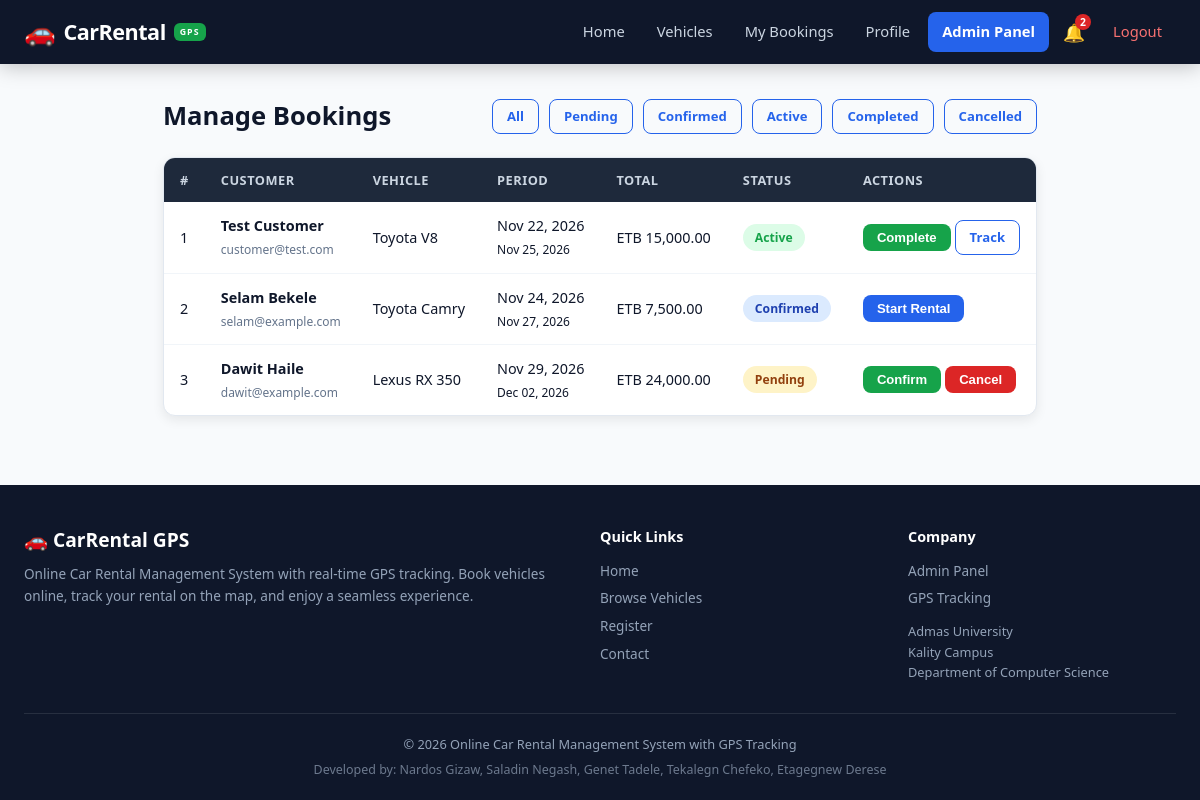
The app's page /admin/bookings.php (signed in) with its own data.
### tables this page shows
CREATE TABLE IF NOT EXISTS bookings (
    id              INT AUTO_INCREMENT PRIMARY KEY,
    user_id         INT            NOT NULL,
    car_id          INT            NOT NULL,
    start_date      DATE           NOT NULL,
    end_date        DATE           NOT NULL,
    pickup_location VARCHAR(200)   DEFAULT NULL,
    total_cost      DECIMAL(10,2)  NOT NULL,
    notes           TEXT           DEFAULT NULL,
    status          ENUM('pending','confirmed','active','completed','cancelled') DEFAULT 'pending',
    created_at      TIMESTAMP      DEFAULT CURRENT_TIMESTAMP,
    updated_at      TIMESTAMP      DEFAULT CURRENT_TIMESTAMP ON UPDATE CURRENT_TIMESTAMP,
    FOREIGN KEY (user_id) REFERENCES users(id) ON DELETE CASCADE,
    FOREIGN KEY (car_id)  REFERENCES cars(id)  ON DELETE CASCADE
);

CREATE TABLE IF NOT EXISTS users (
    id              INT AUTO_INCREMENT PRIMARY KEY,
    full_name       VARCHAR(100)   NOT NULL,
    email           VARCHAR(150)   NOT NULL UNIQUE,
    password        VARCHAR(255)   NOT NULL,
    phone           VARCHAR(20)    DEFAULT NULL,
    role            ENUM('customer','admin') DEFAULT 'customer',
    license_number  VARCHAR(50)    DEFAULT NULL,
    license_image   VARCHAR(255)   DEFAULT NULL,
    avatar_color    VARCHAR(7)     DEFAULT '#2563eb',
    status          ENUM('active','suspended','pending_verification') DEFAULT 'active',
    created_at      TIMESTAMP      DEFAULT CURRENT_TIMESTAMP,
    updated_at      TIMESTAMP      DEFAULT CURRENT_TIMESTAMP ON UPDATE CURRENT_TIMESTAMP
);

CREATE TABLE IF NOT EXISTS cars (
    id             INT AUTO_INCREMENT PRIMARY KEY,
    name           VARCHAR(100)  NOT NULL,
    brand          VARCHAR(50)   DEFAULT NULL,
    type           ENUM('Sedan','SUV','Hatchback','Pickup','Van','Luxury','Electric') DEFAULT 'Sedan',
    fuel_type      ENUM('Petrol','Diesel','Hybrid','Electric') DEFAULT 'Petrol',
    transmission   ENUM('Manual','Automatic') DEFAULT 'Automatic',
    seats          INT            DEFAULT 5,
    doors          INT            DEFAULT 4,
    luggage        INT            DEFAULT 2,
    air_conditioning TINYINT(1)   DEFAULT 1,
    bluetooth      TINYINT(1)     DEFAULT 1,
    price_per_day  DECIMAL(10,2)  NOT NULL,
    image          VARCHAR(255)   DEFAULT NULL,
    description    TEXT           DEFAULT NULL,
    status         ENUM('available','rented','under_repair','unavailable') DEFAULT 'available',
    featured       TINYINT(1)     DEFAULT 0,
    created_at     TIMESTAMP      DEFAULT CURRENT_TIMESTAMP,
    updated_at     TIMESTAMP      DEFAULT CURRENT_TIMESTAMP ON UPDATE CURRENT_TIMESTAMP
);

### config/database.php (called while the page is built, shortened)
<?php
function db() {
    static $pdo = null;
    if ($pdo === null) {
        try {
            $dsn = 'mysql:host=' . DB_HOST . ';port=' . DB_PORT . ';dbname=' . DB_NAME . ';charset=utf8mb4';
            $pdo = new PDO($dsn, DB_USER, DB_PASS, [
                PDO::ATTR_ERRMODE            => PDO::ERRMODE_EXCEPTION,
                PDO::ATTR_DEFAULT_FETCH_MODE => PDO::FETCH_ASSOC,
                PDO::ATTR_EMULATE_PREPARES   => false,
            ]);
        } catch (PDOException $e) {
            die('Database connection failed: ' . $e->getMessage());
        }
    }
    return $pdo;
}

### includes/functions.php (called while the page is built, shortened)
<?php
function e(string $str): string {
    return htmlspecialchars($str, ENT_QUOTES, 'UTF-8');
}
function money($amount): string {
    return 'ETB ' . number_format((float)$amount, 2);
}
function formatDate($date): string {
    return date('M d, Y', strtotime($date));
}

### admin/bookings.php (the view, shortened to what this page needs)
<?php
require_once __DIR__ . '/../includes/functions.php';
$statusFilter = $_GET['status'] ?? '';
$sql = 'SELECT b.*, c.name AS car_name, u.full_name AS customer_name, u.email AS customer_email
        FROM bookings b
        JOIN cars c ON b.car_id = c.id
        JOIN users u ON b.user_id = u.id';
$sql .= ' ORDER BY b.created_at DESC';
$bookings = db()->query($sql)->fetchAll();
include __DIR__ . '/../includes/header.php';
?>
<div class="section-header">
    <h2 class="page-title" style="margin-bottom:0;">Manage Bookings</h2>
    <div class="d-flex">
        <a href="<?= APP_URL ?>/admin/bookings.php" class="btn btn-outline btn-sm <?= !$statusFilter?'active':'' ?>">All</a>
        <?php foreach (['pending','confirmed','active','completed','cancelled'] as $s): ?>
            <a href="?status=<?= $s ?>" class="btn btn-outline btn-sm <?= $statusFilter===$s?'active':'' ?>"><?= ucfirst($s) ?></a>
        <?php endforeach; ?>
    </div>
</div>
<div class="table-card">
    <table>
        <thead>
            <tr><th>#</th><th>Customer</th><th>Vehicle</th><th>Period</th><th>Total</th><th>Status</th><th>Actions</th></tr>
        </thead>
        <tbody>
            <?php if (empty($bookings)): ?>
                <tr><td colspan="7" style="text-align:center;padding:30px;color:var(--gray);">No bookings found</td></tr>
            <?php else: ?>
                <?php foreach ($bookings as $b): ?>
                <tr>
                    <td><?= $b['id'] ?></td>
                    <td>
                        <strong><?= e($b['customer_name']) ?></strong><br>
                        <small style="color:var(--gray);"><?= e($b['customer_email']) ?></small>
                    </td>
                    <td><?= e($b['car_name']) ?></td>
                    <td><?= formatDate($b['start_date']) ?><br><small><?= formatDate($b['end_date']) ?></small></td>
                    <td><?= money($b['total_cost']) ?></td>
                    <td><span class="badge <?= $b['status'] ?>"><?= $b['status'] ?></span></td>
                    <td>
                        <div class="d-flex" style="gap:4px;">
                            <?php if ($b['status'] === 'pending'): ?>
                                <form method="POST" style="display:inline;">
                                    <button type="submit" class="btn btn-success btn-sm">Confirm</button>
                                </form>
                                <form method="POST" style="display:inline;">
                                    <button type="submit" class="btn btn-danger btn-sm" onclick="return confirm('Cancel this booking?')">Cancel</button>
                                </form>
                            <?php elseif ($b['status'] === 'confirmed'): ?>
                                <form method="POST" style="display:inline;">
                                    <button type="submit" class="btn btn-primary btn-sm">Start Rental</button>
                                </form>
                            <?php elseif ($b['status'] === 'active'): ?>
                                <form method="POST" style="display:inline;">
                                    <button type="submit" class="btn btn-success btn-sm">Complete</button>
                                </form>
                                <a href="<?= APP_URL ?>/admin/gps_tracking.php" class="btn btn-outline btn-sm">Track</a>
                            <?php else: ?>
                                <span style="color:var(--gray);">-</span>
                            <?php endif; ?>
                        </div>
                    </td>
                </tr>
                <?php endforeach; ?>
            <?php endif; ?>
        </tbody>
    </table>
</div>
<?php include __DIR__ . '/../includes/footer.php'; ?>

### assets/css/style.css (style rules this page uses)
:root { --primary: #2563eb; --primary-lt: #3b82f6; --primary-dk: #1e40af; --accent: #f59e0b; --accent-dk: #d97706; --danger: #dc2626; --danger-lt: #fee2e2; --success: #16a34a; --success-lt: #dcfce7; --warning: #eab308; --warning-lt: #fef9c3; --dark: #0f172a; --dark2: #1e293b; --gray: #64748b; --gray-lt: #94a3b8; --light: #f1f5f9; --lighter: #f8fafc; --white: #ffffff; --radius: 12px; --radius-sm: 8px; --radius-lg: 20px; --shadow-sm: 0 1px 3px rgba(0,0,0,.08); --shadow: 0 4px 12px rgba(0,0,0,.08); --shadow-lg: 0 8px 24px rgba(0,0,0,.12); --shadow-xl: 0 16px 48px rgba(0,0,0,.16); --gradient: linear-gradient(135deg, #2563eb 0%, #1e40af 100%); --gradient-accent: linear-gradient(135deg, #f59e0b 0%, #d97706 100%); --transition: all .25s cubic-bezier(.4,0,.2,1); }
* { margin: 0; padding: 0; box-sizing: border-box; }
html { scroll-behavior: smooth; }
body { font-family: 'Segoe UI', -apple-system, BlinkMacSystemFont, Tahoma, sans-serif; background: var(--lighter); color: var(--dark); line-height: 1.6; min-height: 100vh; display: flex; flex-direction: column; }
a { text-decoration: none; color: var(--primary); transition: var(--transition); }
.page-title { font-size: 1.6rem; font-weight: 700; margin-bottom: 20px; color: var(--dark); }
.d-flex { display: flex; align-items: center; gap: 10px; }
.badge { display: inline-flex; align-items: center; gap: 4px; padding: 4px 12px; border-radius: 20px; font-size: .76rem; font-weight: 600; text-transform: capitalize; }
.badge.pending { background: #fef3c7; color: #92400e; }
.badge.confirmed { background: #dbeafe; color: #1e40af; }
.badge.active { background: var(--success-lt); color: var(--success); }
.btn { display: inline-flex; align-items: center; justify-content: center; gap: 6px; padding: 10px 22px; border: none; border-radius: var(--radius-sm); font-size: .92rem; font-weight: 600; cursor: pointer; transition: var(--transition); text-decoration: none; white-space: nowrap; }
.btn-primary { background: var(--primary); color: var(--white); }
.btn-success { background: var(--success); color: var(--white); }
.btn-danger { background: var(--danger); color: var(--white); }
.btn-outline { background: transparent; color: var(--primary); border: 1.5px solid var(--primary); }
.btn-sm { padding: 6px 14px; font-size: .82rem; }
.table-card { background: var(--white); border-radius: var(--radius); box-shadow: var(--shadow); overflow-x: auto; border: 1px solid #e2e8f0; }
table { width: 100%; border-collapse: collapse; }
table thead { background: var(--dark2); }
table thead th { color: #cbd5e1; padding: 12px 16px; text-align: left; font-size: .8rem; font-weight: 600; text-transform: uppercase; letter-spacing: .5px; white-space: nowrap; }
table tbody tr { border-bottom: 1px solid var(--light); transition: var(--transition); }
table tbody td { padding: 12px 16px; font-size: .9rem; white-space: nowrap; }
table tbody tr:last-child { border-bottom: none; }
.section-header { display: flex; justify-content: space-between; align-items: center; margin-bottom: 20px; }

### records on screen
bookings: id "1", user.full_name "Test Customer", user.email "customer@test.com", car.name "Toyota V8", start_date "Nov 22, 2026", end_date "Nov 25, 2026", total_cost "ETB 15,000.00", status "Active"
bookings: id "2", user.full_name "Selam Bekele", user.email "selam@example.com", car.name "Toyota Camry", start_date "Nov 24, 2026", end_date "Nov 27, 2026", total_cost "ETB 7,500.00", status "Confirmed"
bookings: id "3", user.full_name "Dawit Haile", user.email "dawit@example.com", car.name "Lexus RX 350", start_date "Nov 29, 2026", end_date "Dec 02, 2026", total_cost "ETB 24,000.00", status "Pending"

### other values on screen
$unread "2"
$s "Pending"
$s "Confirmed"
$s "Active"
$s "Completed"
$s "Cancelled"
